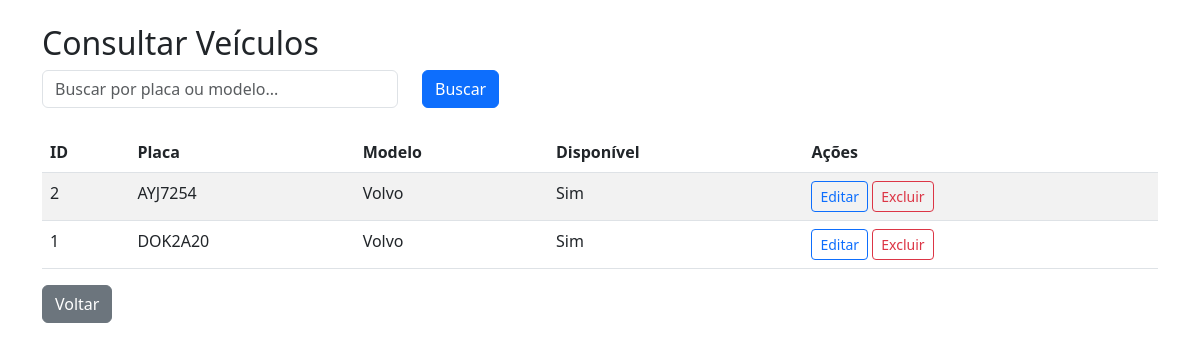
Page /consultar_veiculos on the committed database.
### app.py (models this page shows)
class Veiculo(db.Model):
    id = db.Column(db.Integer, primary_key=True)
    placa = db.Column(db.String(7), unique=True, nullable=False, index=True)
    modelo = db.Column(db.String(50), nullable=False)
    disponivel = db.Column(db.Boolean, default=True)
    created_at = db.Column(db.DateTime, default=datetime.utcnow)
    viagens = db.relationship('Viagem', backref='veiculo')  # Relacionamento com Viagem

### app.py (the view)
@app.route('/consultar_veiculos')
def consultar_veiculos():
    search_query = request.args.get('search', '')
    query = Veiculo.query
    if search_query:
        query = query.filter(
            (Veiculo.placa.ilike(f'%{search_query}%')) |
            (Veiculo.modelo.ilike(f'%{search_query}%'))
        )
    veiculos = query.order_by(Veiculo.placa.asc()).all()
    return render_template('consultar_veiculos.html', veiculos=veiculos, search_query=search_query)

### templates/consultar_veiculos.html (shortened to what this page needs)
<!DOCTYPE html>
<html lang="pt-BR">
<head>
    <link href="https://cdn.jsdelivr.net/npm/bootstrap@5.3.0/dist/css/bootstrap.min.css" rel="stylesheet">
</head>
<body>
    <div class="container mt-4">
        <h2>Consultar Veículos</h2>
        <form method="GET" class="mb-4">
            <div class="row">
                <div class="col-md-4">
                    <input type="text" class="form-control" name="search" placeholder="Buscar por placa ou modelo..." value="{{ search_query }}">
                </div>
                <div class="col-md-2">
                    <button type="submit" class="btn btn-primary">Buscar</button>
                </div>
            </div>
        </form>
        <table class="table table-striped">
            <thead>
                <tr>
                    <th>ID</th>
                    <th>Placa</th>
                    <th>Modelo</th>
                    <th>Disponível</th>
                    <th>Ações</th>
                </tr>
            </thead>
            <tbody>
                {% for veiculo in veiculos %}
                    <tr>
                        <td>{{ veiculo.id }}</td>
                        <td>{{ veiculo.placa }}</td>
                        <td>{{ veiculo.modelo }}</td>
                        <td>{{ 'Sim' if veiculo.disponivel else 'Não' }}</td>
                        <td>
                            <a href="{{ url_for('editar_veiculo', veiculo_id=veiculo.id) }}" class="btn btn-sm btn-outline-primary">Editar</a>
                            <a href="{{ url_for('excluir_veiculo', veiculo_id=veiculo.id) }}" class="btn btn-sm btn-outline-danger" onclick="return confirm('Tem certeza?')">Excluir</a>
                        </td>
                    </tr>
                {% endfor %}
            </tbody>
        </table>
        <a href="{{ url_for('index') }}" class="btn btn-secondary">Voltar</a>
    </div>
</body>
</html>

### rows in the picture
Veiculo: id "2", placa "AYJ7254", modelo "Volvo", disponivel "Sim"
Veiculo: id "1", placa "DOK2A20", modelo "Volvo", disponivel "Sim"
